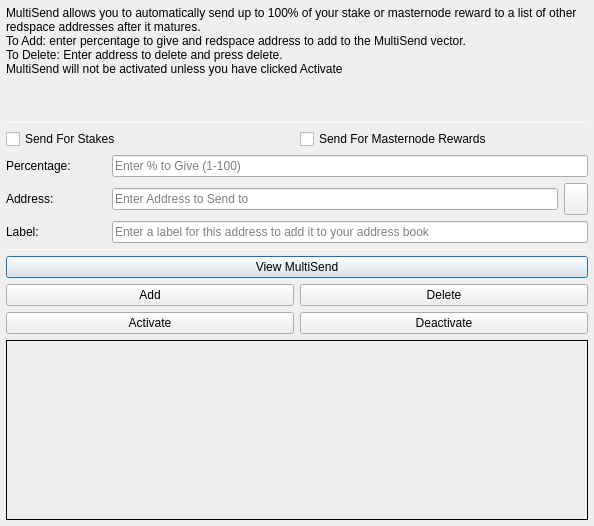
<?xml version="1.0" encoding="UTF-8"?>
<ui version="4.0">
 <class>MultiSendDialog</class>
 <widget class="QDialog" name="MultiSendDialog">
  <property name="windowModality">
   <enum>Qt::NonModal</enum>
  </property>
  <property name="geometry">
   <rect>
    <x>0</x>
    <y>0</y>
    <width>594</width>
    <height>526</height>
   </rect>
  </property>
  <property name="windowTitle">
   <string>MultiSend</string>
  </property>
  <layout class="QVBoxLayout" name="verticalLayout" stretch="0">
   <property name="leftMargin">
    <number>6</number>
   </property>
   <property name="topMargin">
    <number>6</number>
   </property>
   <property name="rightMargin">
    <number>6</number>
   </property>
   <property name="bottomMargin">
    <number>6</number>
   </property>
   <item>
    <layout class="QVBoxLayout" name="verticalLayout_Main" stretch="1,1,1,0,1,1,1">
     <item>
      <widget class="QLabel" name="label_2">
       <property name="lineWidth">
        <number>1</number>
       </property>
       <property name="text">
        <string>MultiSend allows you to automatically send up to 100% of your stake or masternode reward to a list of other redspace addresses after it matures.
To Add: enter percentage to give and redspace address to add to the MultiSend vector.
To Delete: Enter address to delete and press delete.
MultiSend will not be activated unless you have clicked Activate</string>
       </property>
       <property name="alignment">
        <set>Qt::AlignLeading|Qt::AlignLeft|Qt::AlignTop</set>
       </property>
       <property name="wordWrap">
        <bool>true</bool>
       </property>
      </widget>
     </item>
     <item>
      <widget class="Line" name="line">
       <property name="minimumSize">
        <size>
         <width>0</width>
         <height>1</height>
        </size>
       </property>
       <property name="maximumSize">
        <size>
         <width>16777215</width>
         <height>1</height>
        </size>
       </property>
       <property name="orientation">
        <enum>Qt::Horizontal</enum>
       </property>
      </widget>
     </item>
     <item>
      <layout class="QVBoxLayout" name="verticalLayout_Settings">
       <item>
        <layout class="QHBoxLayout" name="horizontalLayout">
         <item>
          <widget class="QCheckBox" name="multiSendStakeCheckBox">
           <property name="text">
            <string>Send For Stakes</string>
           </property>
          </widget>
         </item>
         <item>
          <widget class="QCheckBox" name="multiSendMasternodeCheckBox">
           <property name="text">
            <string>Send For Masternode Rewards</string>
           </property>
          </widget>
         </item>
        </layout>
       </item>
       <item>
        <layout class="QHBoxLayout" name="horizontalLayout_6">
         <item>
          <widget class="QLabel" name="label">
           <property name="minimumSize">
            <size>
             <width>100</width>
             <height>0</height>
            </size>
           </property>
           <property name="toolTip">
            <string>Percentage of stake to send</string>
           </property>
           <property name="text">
            <string>Percentage:</string>
           </property>
          </widget>
         </item>
         <item>
          <widget class="QLineEdit" name="multiSendPercentEdit">
           <property name="toolTip">
            <string>Enter whole numbers 1 - 100</string>
           </property>
           <property name="placeholderText">
            <string>Enter % to Give (1-100)</string>
           </property>
          </widget>
         </item>
        </layout>
       </item>
       <item>
        <layout class="QHBoxLayout" name="horizontalLayout_7">
         <item>
          <widget class="QLabel" name="label_5">
           <property name="minimumSize">
            <size>
             <width>100</width>
             <height>0</height>
            </size>
           </property>
           <property name="toolTip">
            <string>Address to send portion of stake to</string>
           </property>
           <property name="text">
            <string>Address:</string>
           </property>
          </widget>
         </item>
         <item>
          <widget class="QLineEdit" name="multiSendAddressEdit">
           <property name="toolTip">
            <string/>
           </property>
           <property name="placeholderText">
            <string>Enter Address to Send to</string>
           </property>
          </widget>
         </item>
         <item>
          <widget class="QToolButton" name="addressBookButton">
           <property name="maximumSize">
            <size>
             <width>16777215</width>
             <height>32</height>
            </size>
           </property>
           <property name="toolTip">
            <string>Choose an address from the address book</string>
           </property>
           <property name="text">
            <string/>
           </property>
           <property name="icon">
            <iconset resource="../redspace.qrc">
             <normaloff>:/icons/address-book</normaloff>:/icons/address-book</iconset>
           </property>
           <property name="shortcut">
            <string>Alt+A</string>
           </property>
          </widget>
         </item>
        </layout>
       </item>
      </layout>
     </item>
     <item>
      <layout class="QHBoxLayout" name="horizontalLayout_3">
       <item>
        <widget class="QLabel" name="label_3">
         <property name="minimumSize">
          <size>
           <width>100</width>
           <height>0</height>
          </size>
         </property>
         <property name="text">
          <string>Label:</string>
         </property>
        </widget>
       </item>
       <item>
        <widget class="QLineEdit" name="labelAddressLabelEdit">
         <property name="placeholderText">
          <string>Enter a label for this address to add it to your address book</string>
         </property>
        </widget>
       </item>
      </layout>
     </item>
     <item>
      <widget class="Line" name="line_2">
       <property name="minimumSize">
        <size>
         <width>0</width>
         <height>1</height>
        </size>
       </property>
       <property name="maximumSize">
        <size>
         <width>16777215</width>
         <height>1</height>
        </size>
       </property>
       <property name="orientation">
        <enum>Qt::Horizontal</enum>
       </property>
      </widget>
     </item>
     <item>
      <layout class="QVBoxLayout" name="verticalLayout_Buttons">
       <item>
        <layout class="QHBoxLayout" name="horizontalLayout_4">
         <item>
          <widget class="QPushButton" name="viewButton">
           <property name="toolTip">
            <string/>
           </property>
           <property name="statusTip">
            <string>View MultiSend Vector</string>
           </property>
           <property name="text">
            <string>View MultiSend</string>
           </property>
          </widget>
         </item>
        </layout>
       </item>
       <item>
        <layout class="QHBoxLayout" name="horizontalLayout_2">
         <item>
          <widget class="QPushButton" name="addButton">
           <property name="toolTip">
            <string/>
           </property>
           <property name="statusTip">
            <string>Add to MultiSend Vector</string>
           </property>
           <property name="text">
            <string>Add</string>
           </property>
          </widget>
         </item>
         <item>
          <widget class="QPushButton" name="deleteButton">
           <property name="toolTip">
            <string/>
           </property>
           <property name="statusTip">
            <string>Delete Address From MultiSend Vector</string>
           </property>
           <property name="text">
            <string>Delete</string>
           </property>
          </widget>
         </item>
        </layout>
       </item>
       <item>
        <layout class="QHBoxLayout" name="horizontalLayout_5">
         <item>
          <widget class="QPushButton" name="activateButton">
           <property name="statusTip">
            <string>Activate MultiSend</string>
           </property>
           <property name="text">
            <string>Activate</string>
           </property>
          </widget>
         </item>
         <item>
          <widget class="QPushButton" name="disableButton">
           <property name="statusTip">
            <string>Deactivate MultiSend</string>
           </property>
           <property name="text">
            <string>Deactivate</string>
           </property>
          </widget>
         </item>
        </layout>
       </item>
      </layout>
     </item>
     <item>
      <widget class="QLabel" name="message">
       <property name="minimumSize">
        <size>
         <width>0</width>
         <height>180</height>
        </size>
       </property>
       <property name="frameShape">
        <enum>QFrame::Panel</enum>
       </property>
       <property name="frameShadow">
        <enum>QFrame::Plain</enum>
       </property>
       <property name="lineWidth">
        <number>1</number>
       </property>
       <property name="midLineWidth">
        <number>1</number>
       </property>
       <property name="text">
        <string/>
       </property>
       <property name="alignment">
        <set>Qt::AlignLeading|Qt::AlignLeft|Qt::AlignTop</set>
       </property>
       <property name="wordWrap">
        <bool>true</bool>
       </property>
      </widget>
     </item>
    </layout>
   </item>
  </layout>
 </widget>
 <resources>
  <include location="../redspace.qrc"/>
 </resources>
 <connections/>
</ui>
